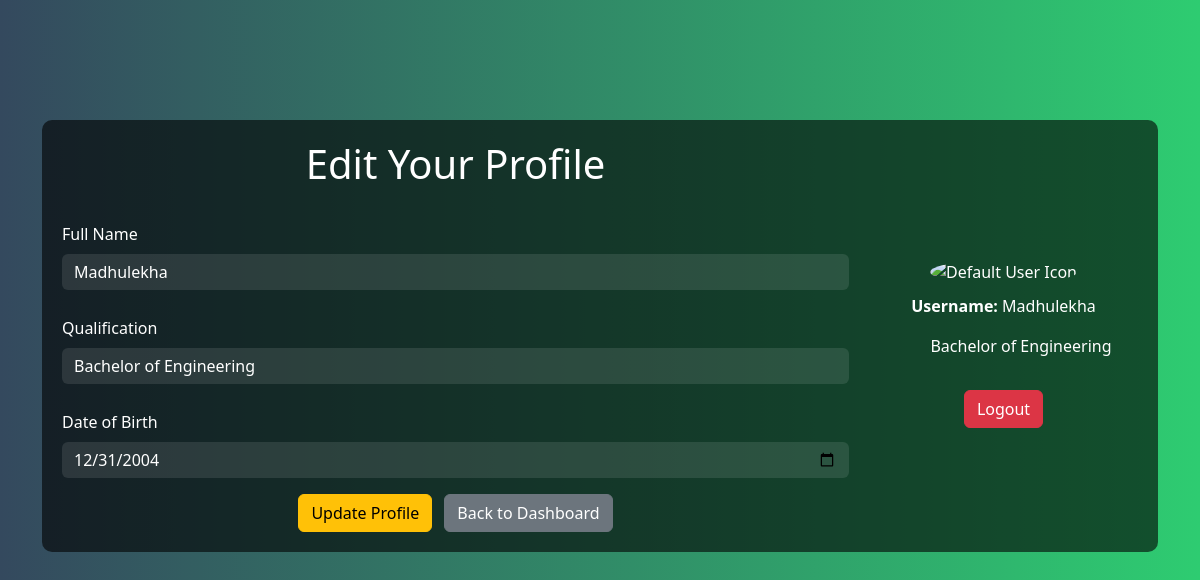
/user/profile (signed in), run on the app's committed database.
### tables this page shows
CREATE TABLE users (
            id INTEGER PRIMARY KEY AUTOINCREMENT,
            username TEXT UNIQUE NOT NULL,
            password TEXT NOT NULL,
            full_name TEXT NOT NULL,
            qualification TEXT,
            dob TEXT
        );

### controllers/user.py (the view)
@user_bp.route('/profile')
def profile():
    if 'user' not in session:
        return redirect(url_for('login'))
    conn = sqlite3.connect('quiz_master.db')
    cursor = conn.cursor()
    cursor.execute("SELECT username, full_name, qualification, dob FROM users WHERE id = ?", (session['user_id'],))
    user_data = cursor.fetchone()
    if not user_data:
        conn.close()
        return redirect(url_for('login'))
    user_info = {'username': user_data[0], 'full_name': user_data[1], 'qualification': user_data[2], 'dob': user_data[3]}
    conn.close()
    return render_template('user_profile.html', **user_info)

### controllers/user.py (called while the page is built)
@user_bp.before_request
def check_user():
    if 'user' not in session and request.endpoint != 'user.register' and request.endpoint != 'user.profile':
        return redirect(url_for('login'))

### templates/user_profile.html (shortened to what this page needs)
<!DOCTYPE html>
<html lang="en">
<head>
    <link rel="stylesheet" href="https://cdn.jsdelivr.net/npm/bootstrap@5.3.0/dist/css/bootstrap.min.css">
</head>
<body>
    <div class="container">
        <div class="profile-container">
            <div class="form-section">
                <h1 class="text-center mb-4">Edit Your Profile</h1>
                <form method="POST" action="/user/update_profile" id="profileForm">
                    <div class="mb-3">
                        <label for="fullName" class="form-label">Full Name</label>
                        <input type="text" class="form-control" id="fullName" name="full_name" value="{{ full_name }}" required>
                    </div>
                    <div class="mb-3">
                        <label for="qualification" class="form-label">Qualification</label>
                        <input type="text" class="form-control" id="qualification" name="qualification" value="{{ qualification }}">
                    </div>
                    <div class="mb-3">
                        <label for="dob" class="form-label">Date of Birth</label>
                        <input type="date" class="form-control" id="dob" name="dob" value="{{ dob }}">
                    </div>
                    <div class="text-center">
                        <button type="submit" class="btn btn-warning">Update Profile</button>
                        <a href="/user_dashboard" class="btn btn-secondary ms-2">Back to Dashboard</a>
                    </div>
                </form>
            </div>
            <div class="overview-section">
                <img src="https://cdn.pixabay.com/photo/2015/10/05/22/37/blank-profile-picture-973460_1280.png" alt="Default User Icon" class="profile-image">
                <p><strong>Username:</strong> <span id="displayUsername">{{ username }}</span></p>
                <div class="bio-section" id="userBio"><p>{{ qualification or 'No qualification added yet' }}</p></div>
                <a href="/logout" class="btn btn-danger mt-3">Logout</a>
            </div>
        </div>
    </div>
</body>
</html>

### templates/user_profile.html (style rules this page uses)
body { background: linear-gradient(to right, #34495e, #2ecc71); min-height: 100vh; color: white; display: flex; margin-top: 100px; justify-content: center; }
.profile-container { background-color: rgba(0, 0, 0, 0.6); border-radius: 10px; padding: 20px; margin-top: 20px; margin-bottom: 20px; display: flex; }
.form-section { flex: 0 0 75%; padding-right: 20px; }
.overview-section { flex: 0 0 25%; text-align: center; margin-top: 100px; }
.form-control { background-color: rgba(255, 255, 255, 0.1) !important; border: none !important; color: white !important; }
label { margin-top: 10px; }
.profile-image { width: 150px; height: 150px; border-radius: 50%; object-fit: cover; margin-bottom: 10px; margin-top: 20px; }
.bio-section { margin-top: 10px; text-align: center; max-width: 250px; word-wrap: break-word; margin-left: 35px; }

### data on the page
users: full_name "Madhulekha", qualification "Bachelor of Engineering", dob "12/31/2004", username "Madhulekha"
